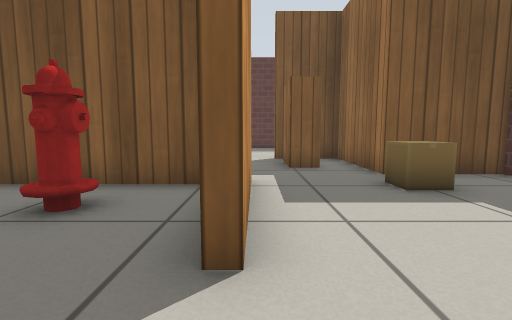
View 1 (above)

20 first-person views from a walk through a Gazebo world. The camera is 0.5 m above the floor, tilts 6° down and sees 85° across. Floor lines are 1 m apart. The floor is counted in squares, 0.5 m on a side. Each view is taken from the middle of a square. On the plan, view 1 faces up. The plan holds only what a view shows up to about 11 squares ahead; the rest is blank. Simple patterns stand in for the simulator's built-in surfaces.

View 2
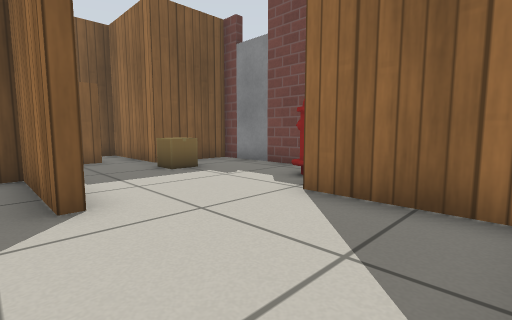

View 3
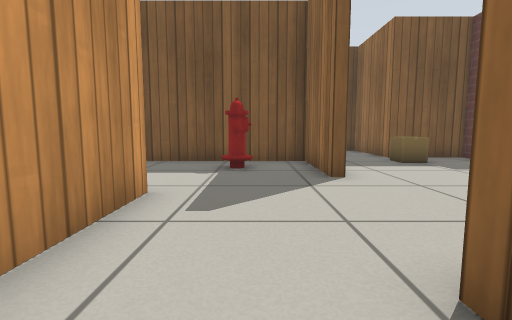

View 4
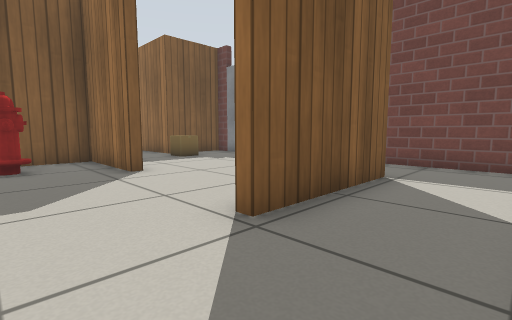

View 5
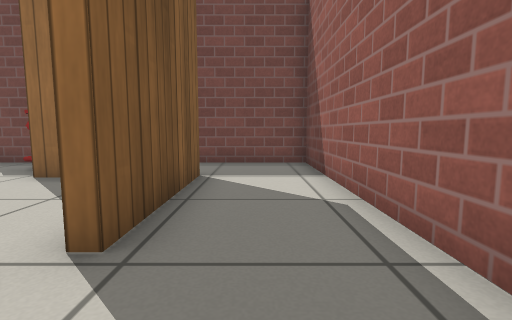

View 6
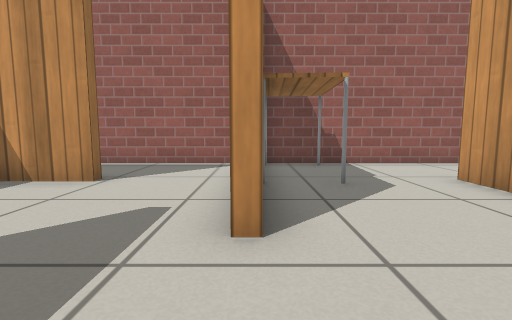

View 7
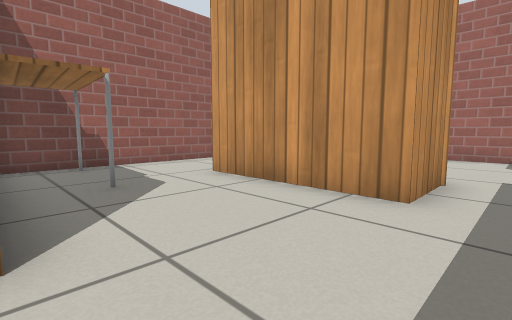

View 8
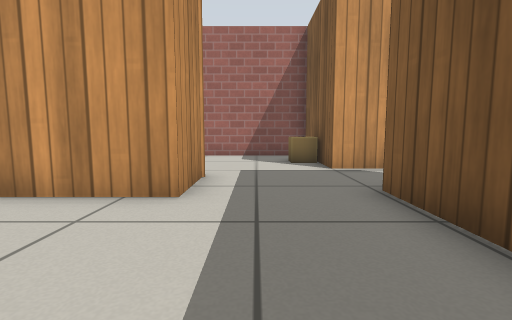

View 9
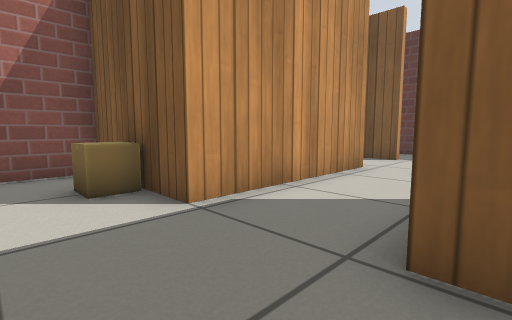

View 10
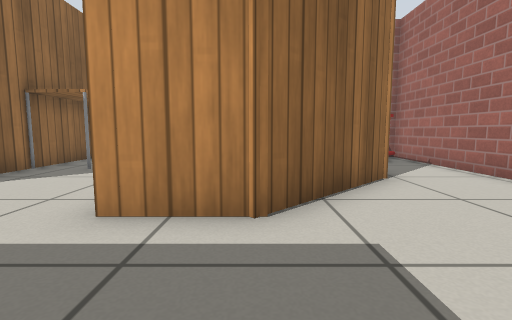

View 11
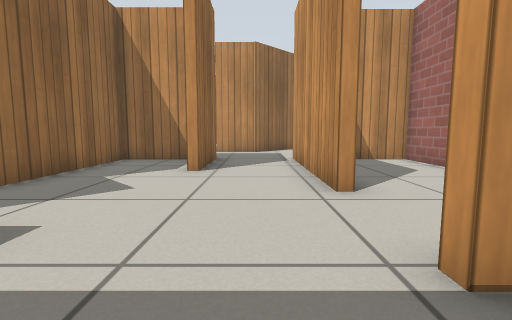

View 12
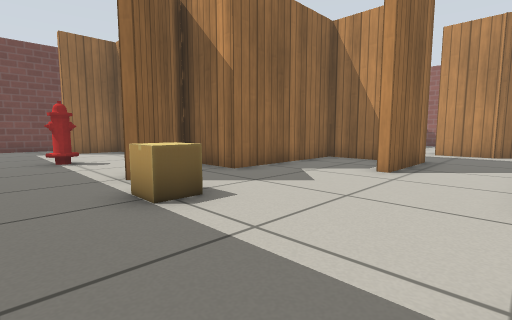

View 13
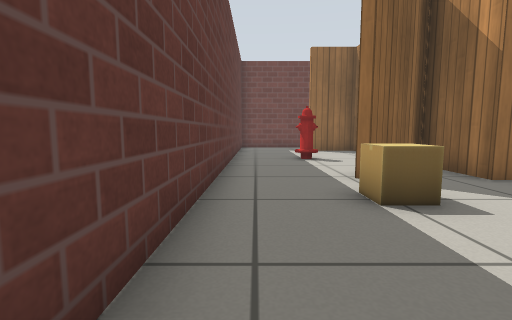

View 14
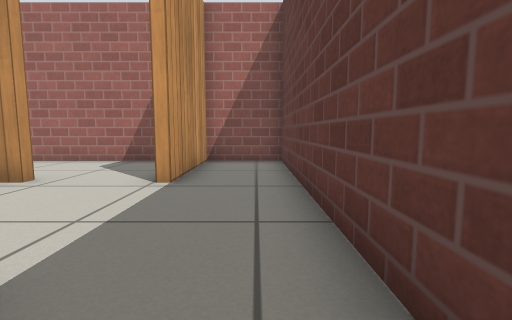

View 15
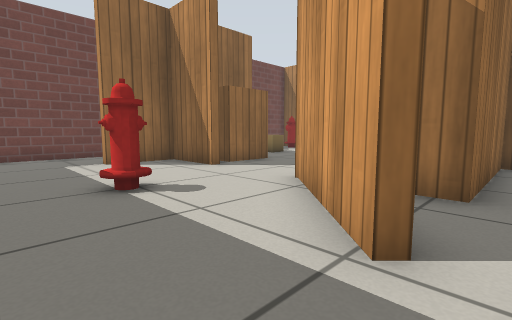

View 16
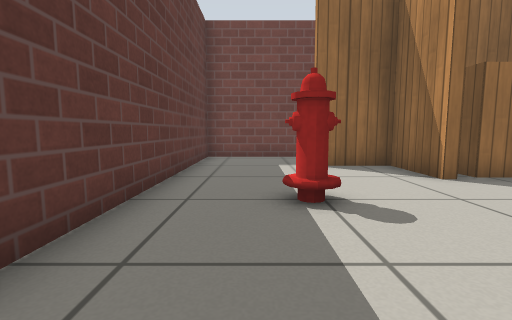

View 17
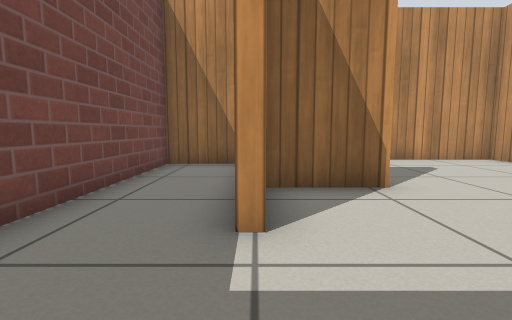

View 18
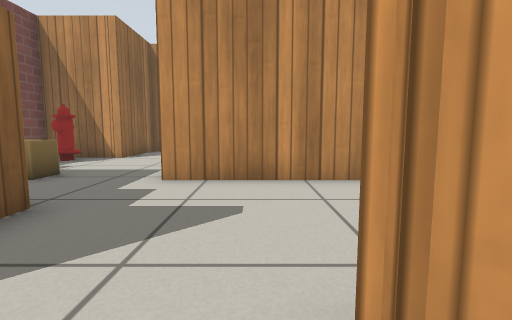

View 19
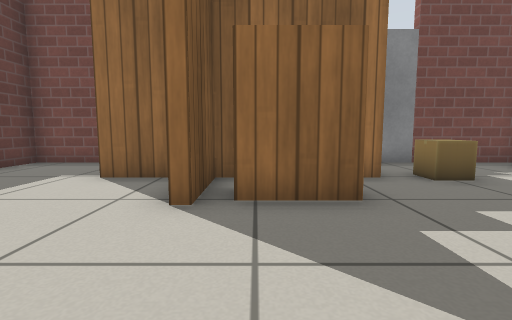

View 20
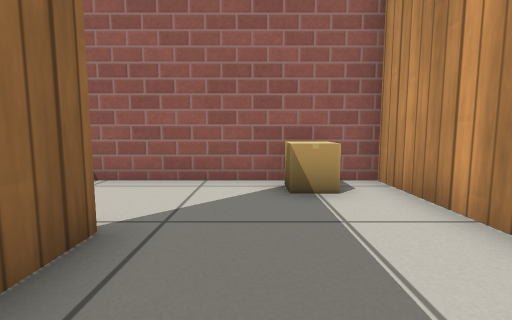

### Floor plan
Ten units are one square. View 1 is at (0, 0); x grows to the right and y downward. Boxes are objects, and circles mark ways between rooms. Rooms are numbered by the first view taken in them; rooms with no view inside come last. Other rooms are left out.
<svg viewBox="-157 -163 227 224">
<path fill="none" stroke="#000" d="M-38 -5 -38 22M-9 24 10 24M-1 -19 -4 -19 -4 -51 -34 -51M32 27 -9 27M-32 56 57 56 57 18M-81 -18 -81 28M-41 51 -41 14M-34 -51 -76 -51M-76 56 -41 56M-127 8 -101 -18 -81 -18M-152 6 -152 56M-76 -51 -86 -51 -86 -81M-113 -95 -113 -51 -152 -51 -152 -9M-118 -105 -113 -105 -113 -95M-77 -54 -54 -54 -54 -102 -29 -102 -54 -127 -52 -129 -23 -100M-25 -158 -152 -158 -152 -134 -112 -134M7 -102 29 -102 29 -124M35 -158 -25 -158M29 -63 29 -99 7 -99 7 -102M-51 -62 -51 -54 -1 -54M-84 28 -84 16M-125 26 -125 56 -76 56M-1 -54 -1 -19M57 -63 29 -63M29 20 29 -8 57 -8 57 -42M36 -66 57 -66 57 -158 35 -158M-152 -117 -152 -54 -134 -54M-112 -131 -125 -131"/>
<rect x="-35" y="-45" width="20" height="20" fill="#bbb"><title>fire hydrant</title></rect>
<rect x="-65" y="15" width="20" height="40" fill="#bbb"><title>table</title></rect>
<rect x="-145" y="35" width="10" height="10" fill="#bbb"><title>other object</title></rect>
<rect x="-135" y="-45" width="10" height="10" fill="#bbb"><title>cardboard box</title></rect>
<rect x="-75" y="-135" width="10" height="10" fill="#bbb"><title>cardboard box</title></rect>
<rect x="-15" y="-135" width="10" height="10" fill="#bbb"><title>fire hydrant</title></rect>
<rect x="5" y="-95" width="10" height="20" fill="#bbb"><title>bookshelf</title></rect>
<rect x="-115" y="45" width="10" height="10" fill="#bbb"><title>cardboard box</title></rect>
<rect x="25" y="-55" width="10" height="10" fill="#bbb"><title>cardboard box</title></rect>
<rect x="35" y="-25" width="10" height="10" fill="#bbb"><title>fire hydrant</title></rect>
<rect x="55" y="-55" width="10" height="10" fill="#bbb"><title>door leaf</title></rect>
<circle cx="-20" cy="30" r="3" fill="#2a7"/>
<circle cx="-40" cy="-25" r="3" fill="#2a7"/>
<circle cx="0" cy="5" r="3" fill="#2a7"/>
<circle cx="-85" cy="-35" r="3" fill="#2a7"/>
<circle cx="-80" cy="40" r="3" fill="#2a7"/>
<circle cx="-105" cy="-85" r="3" fill="#2a7"/>
<circle cx="-28" cy="-130" r="3" fill="#2a7"/>
<circle cx="-120" cy="-115" r="3" fill="#2a7"/>
<circle cx="-10" cy="-100" r="3" fill="#2a7"/>
<circle cx="30" cy="-140" r="3" fill="#2a7"/>
<circle cx="15" cy="-60" r="3" fill="#2a7"/>
<text x="-20" y="0">1</text>
<text x="20" y="40">2</text>
<text x="-60" y="0">3</text>
<text x="-120" y="-30">4</text>
<text x="-80" y="-120">5</text>
<text x="0" y="-130">6</text>
<text x="-10" y="-80">7</text>
<text x="-100" y="30">8</text>
<text x="30" y="-30">9</text>
<text x="40" y="-110">10</text>
<text x="-130" y="-90">11</text>
</svg>
Room 1 opens to room 2. Room 1 opens to room 3. Room 1 opens to room 9. Room 3 opens to room 4. Room 3 opens to room 8. Room 4 opens to room 5. Room 5 opens to room 6. Room 5 opens to room 11. Room 6 opens to room 7. Room 6 opens to room 10. Room 7 opens to room 9.

Where each view was taken, in squares from view 1:
view 1: 0 up, 0 right, facing up
view 2: 2 down, 1 left, facing up-right
view 3: 4 down, 2 left, facing up
view 4: 5 down, 3 left, facing up-right
view 5: 4 down, 3 left, facing right
view 6: 3 up, 4 left, facing down
view 7: 3 up, 4 left, facing down-left
view 8: 3 up, 4 left, facing left
view 9: 3 up, 8 left, facing up-left
view 10: 5 up, 10 left, facing down
view 11: 15 up, 10 left, facing down
view 12: 15 up, 11 left, facing down-right
view 13: 15 up, 11 left, facing right
view 14: 15 up, 6 left, facing left
view 15: 15 up, 6 left, facing down-right
view 16: 14 up, 5 left, facing right
view 17: 15 up, 3 right, facing down
view 18: 11 up, 2 left, facing down
view 19: 9 up, 3 left, facing right
view 20: 0 up, 10 left, facing down
